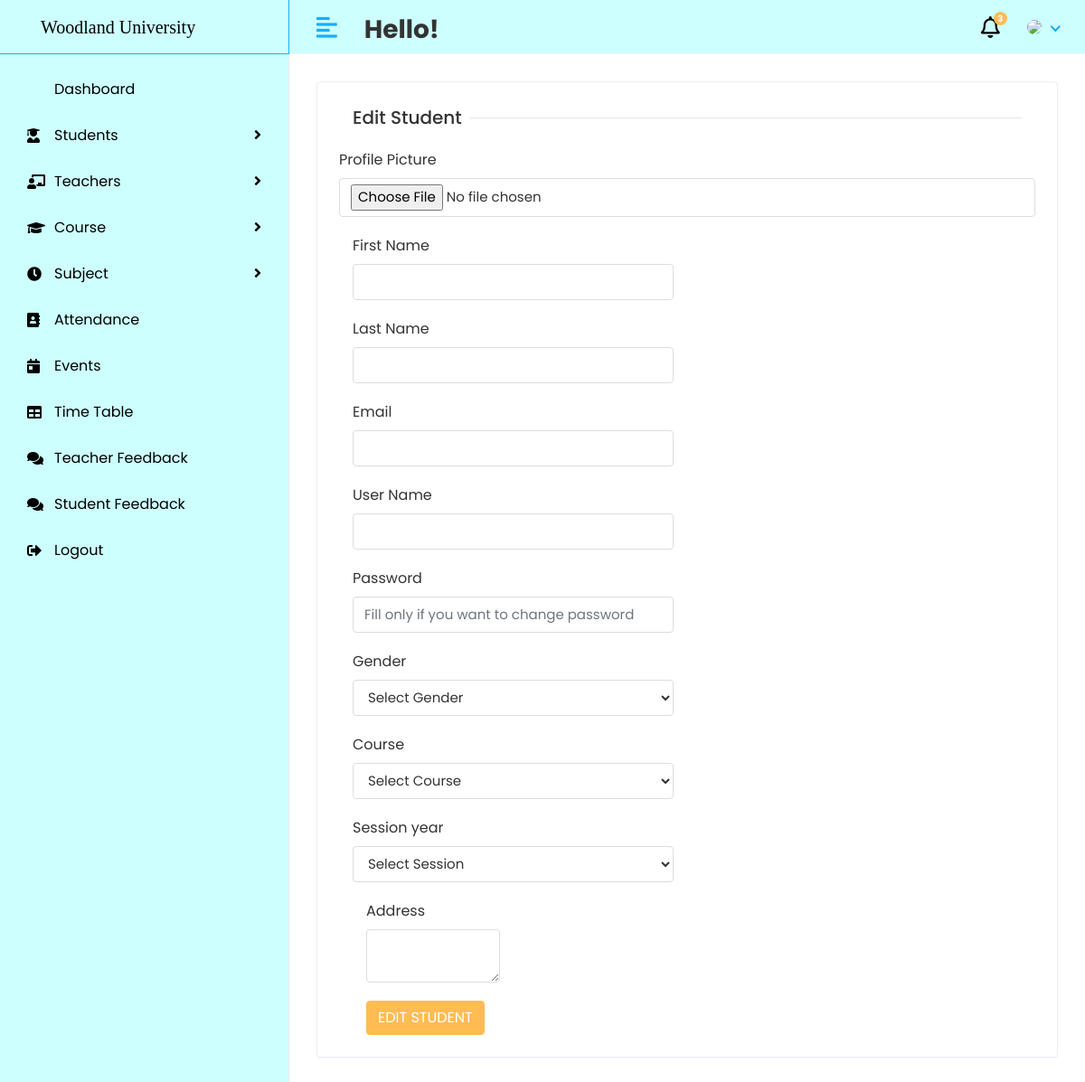
Page /HOD/edit/student/1 on the earlier database version.
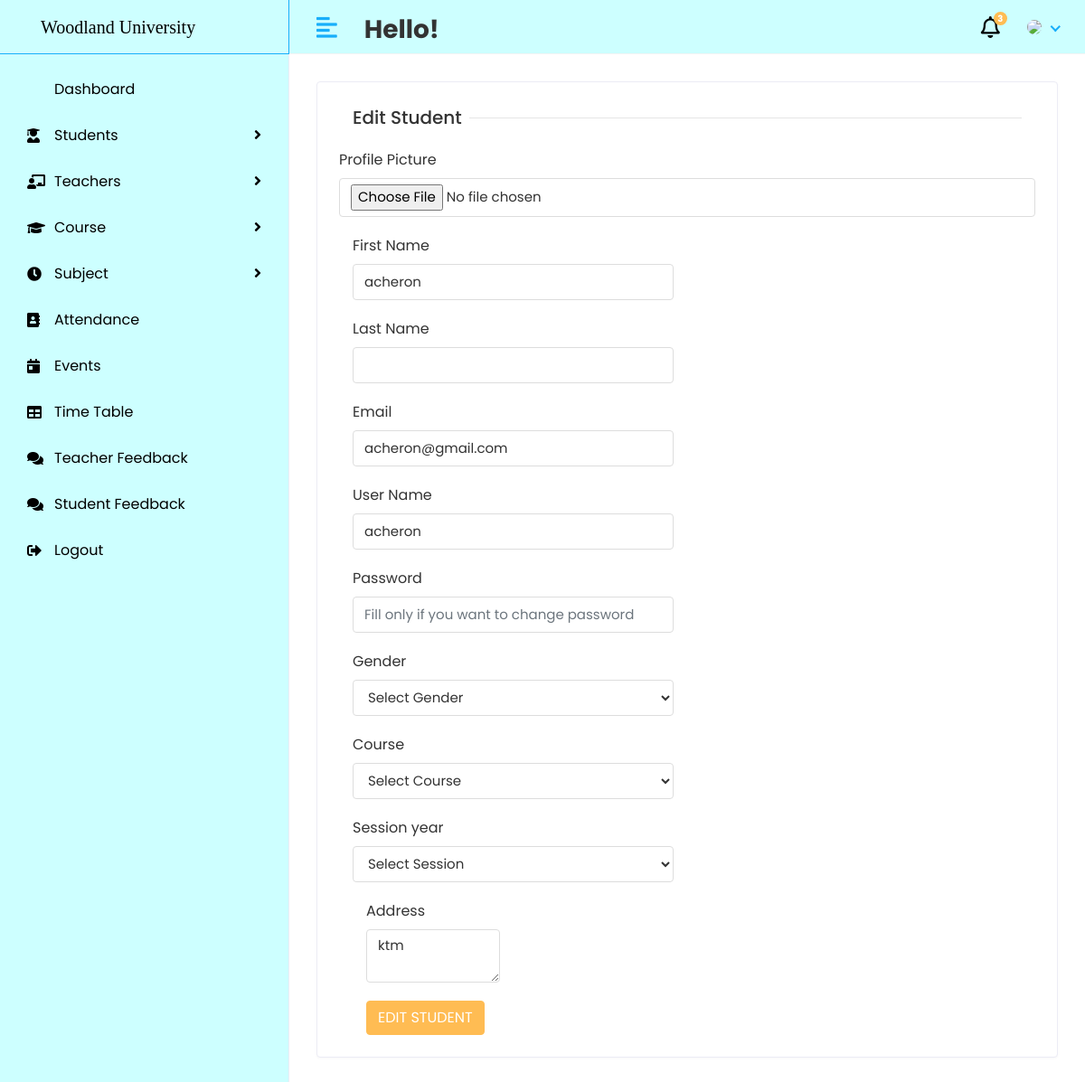
Same page on the later database version.
### course_manageent_system_app/models.py (models this page shows, shortened)
class Students(models.Model):
    admin = models.OneToOneField(CustomUser, on_delete=models.CASCADE)
    address = models.TextField()
    gender = models.CharField(max_length=100)
    course_id = models.ForeignKey(Course, on_delete=models.DO_NOTHING)
    session_year_id = models.ForeignKey(Session, on_delete=models.DO_NOTHING)
    created_at = models.DateTimeField(auto_now_add=True)
    updated_at = models.DateTimeField(auto_now=True)

class CustomUser(AbstractUser):
    USER = (
        (1, 'ADMIN'),
        (2, 'TEACHER'),
        (3, 'STUDENT'),
    )
    user_type = models.CharField(choices=USER, max_length=50, default=1)
    profile_pics = models.ImageField(upload_to='media/profile_pic')

### WUC_Project/views_admin.py (the view)
# urls.py: path('HOD/edit/student/<str:id>', views_admin.EDIT_STUDENT, name='edit_student'),
def EDIT_STUDENT(request, id):
    student = Students.objects.filter(id=id)
    course = Course.objects.all()
    session = Session.objects.all()
    context = {
        'session': session,
        'course': course,
        'student': student,
    }
    return render(request, 'HOD/edit_student.html', context)

### templates/HOD/edit_student.html (shortened to what this page needs)
{% include 'dashboard.html'%}
{% block content %}
<div class="page-wrapper">
     <div class="content container-fluid">
   <div class="row">
<div class="col-sm-12">
<div class="card">
<div class="card-body">
<form method="post" action="{% url 'update_student' %}" enctype="multipart/form-data">
<div class="col-12">
<h5 class="form-title"><span>Edit Student</span></h5>
</div>
<div class="form-group">
<label>Profile Picture</label>
<input type="file" class="form-control" name = "profile_pic" >
</div>
<div class="col-12 col-sm-6">
<div class="form-group">
<label>First Name</label>
<input type="text" class="form-control" name="first_name"  value="{% for i in student%}{{i.admin.first_name}}{% endfor %}" >
</div>
</div>
<div class="col-12 col-sm-6">
<div class="form-group">
<label>Last Name</label>
<input type="text" class="form-control" name="last_name"  value="{% for i in student%}{{i.admin.last_name}}{% endfor %}" >
</div>
</div>
    <div class="col-12 col-sm-6">
<div class="form-group">
<label>Email</label>
<input type="text" class="form-control" name="email"  value="{% for i in student%}{{i.admin.email}}{% endfor %}" >
</div>
</div>
    <div class="col-12 col-sm-6">
<div class="form-group">
<label>User Name</label>
<input type="text" class="form-control" name="username"  value="{% for i in student%}{{i.admin.username}}{% endfor %}">
</div>
</div>
    <div class="col-12 col-sm-6">
<div class="form-group">
<label>Password</label>
<input type="password" class="form-control" name="password" placeholder="Fill only if you want to change password" >
</div>
</div>
    <div class="col-12 col-sm-6">
                                    <div class="form-group">
                                       <label>Gender</label>
                                       <select class="form-control" name="gender" >
                                          <option>Select Gender</option>
                                       </select>
                                    </div>
                                 </div>
    <div class="col-12 col-sm-6">
                                    <div class="form-group">
                                       <label>Course</label>
                                       <select class="form-control" name="course_id" >
                                          <option>Select Course</option>
                                       </select>
                                    </div>
                                 </div>
    <div class="col-12 col-sm-6">
                                    <div class="form-group">
                                       <label>Session year</label>
                                       <select class="form-control" name="session_year_id" >
                                          <option>Select Session</option>
                                       </select>
                                    </div>
                                 </div>
     <div class="col-12 col-sm-6">
     <div class="col-12 col-sm-6">
        <div class="form-group">
        <label>Address</label>
        <textarea class="form-control" name="address">{% for i in student%}{{i.address}}{% endfor %}</textarea>
        </div>
        </div>
        <div class="col-12">
        <button type="submit" class="btn btn-primary">EDIT STUDENT</button>
        </div>
</form>
</div>
</div>
</div>
</div>
    </div>
</div>
{% endblock %}

Differences in the rows shown:
added Students: first_name "acheron", email "acheron@gmail.com", username "acheron", address "ktm"
